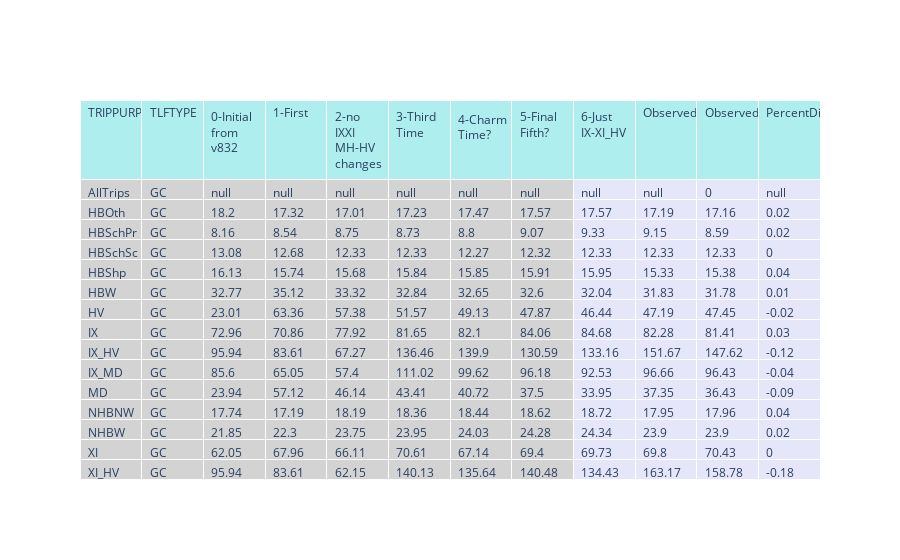
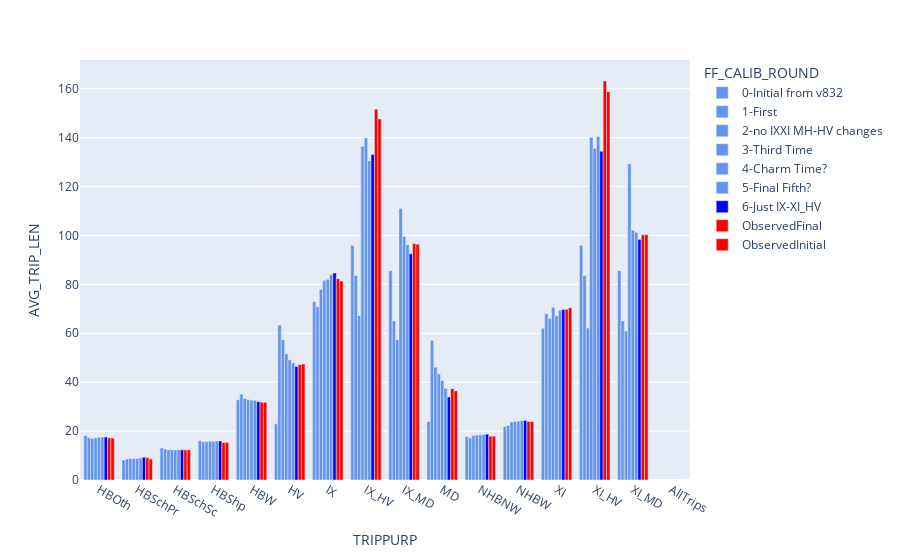

These figures' notebook cell, in order:
### Code cell
py.offline.init_notebook_mode(connected=True)

lstModOpt  = dfObsModelMerge['FF_CALIB_ROUND'].unique().tolist()
lstModOptShort1 = [round for round in lstModOpt if round != 'ObservedInitial']  
lstModOptShort = [round for round in lstModOptShort1 if round != 'ObservedFinal']  
lstTLFType   = dfObsModelMerge['TLFTYPE'].unique().tolist() # GC, Time, Dist
lstTripPurp  = dfTLF_Obs['TRIPPURP'].unique().tolist() # HBW, HBShp, HBOth,...
    
selectModelOption  = widgets.SelectMultiple(options=lstModOptShort, value=lstModOptShort, description='Model Run'   )
selectTLFOption    = widgets.SelectMultiple(options=lstTLFType    , value=('GC' ,)      , description='TLF Type'    )
selectTripPurp     = widgets.SelectMultiple(options=lstTripPurp   , value=lstTripPurp   , description='Trip Purpose')

widgets.interactive(update_df_mod_vs_obs,modeloption=selectModelOption, tlfoption=selectTLFOption, trippurpoption=selectTripPurp)

#OBSERVED RED COLOR

### Figure 1 — Plotly figure (JSON) as saved in the notebook; plotly's stock layout.template omitted (floating-point values rounded to 4 significant figures; data arrays with more than 128 entries replaced by an {"elided": "..."} marker saying what was removed)
{"data": [{"cells": {"align": "left", "fill": {"color": ["lightgrey", "lightgrey", "lightgrey", "lightgrey", "lightgrey", "lightgrey", "lightgrey", "lightgrey", "lavender", "lavender", "lavender"]}, "values": {"elided": "12x16 mixed values"}}, "header": {"align": "left", "fill": {"color": "paleturquoise"}, "values": ["TRIPPURP", "TLFTYPE", "0-Initial from v832", "1-First", "2-no IXXI MH-HV changes", "3-Third Time", "4-Charm Time?", "5-Final Fifth?", "6-Just IX-XI_HV", "ObservedFinal", "ObservedInitial", "PercentDiff"]}, "type": "table"}], "layout": {}}

### Figure 2 — Plotly figure (JSON) as saved in the notebook; plotly's stock layout.template omitted (floating-point values rounded to 4 significant figures)
{"data": [{"alignmentgroup": "True", "hovertemplate": "FF_CALIB_ROUND=0-Initial from v832<br>TRIPPURP=%{x}<br>AVG_TRIP_LEN=%{y}<extra></extra>", "legendgroup": "0-Initial from v832", "marker": {"color": "cornflowerblue", "pattern": {"shape": ""}}, "name": "0-Initial from v832", "offsetgroup": "0-Initial from v832", "orientation": "v", "showlegend": true, "textposition": "auto", "type": "bar", "x": ["HBOth", "HBSchPr", "HBSchSc", "HBShp", "HBW", "HV", "IX", "IX_HV", "IX_MD", "MD", "NHBNW", "NHBW", "XI", "XI_HV", "XI_MD"], "xaxis": "x", "y": [18.2, 8.165, 13.08, 16.13, 32.77, 23.01, 72.96, 95.94, 85.6, 23.94, 17.74, 21.85, 62.05, 95.94, 85.6], "yaxis": "y"}, {"alignmentgroup": "True", "hovertemplate": "FF_CALIB_ROUND=1-First<br>TRIPPURP=%{x}<br>AVG_TRIP_LEN=%{y}<extra></extra>", "legendgroup": "1-First", "marker": {"color": "cornflowerblue", "pattern": {"shape": ""}}, "name": "1-First", "offsetgroup": "1-First", "orientation": "v", "showlegend": true, "textposition": "auto", "type": "bar", "x": ["HBOth", "HBSchPr", "HBSchSc", "HBShp", "HBW", "HV", "IX", "IX_HV", "IX_MD", "MD", "NHBNW", "NHBW", "XI", "XI_HV", "XI_MD"], "xaxis": "x", "y": [17.32, 8.539, 12.68, 15.74, 35.12, 63.36, 70.86, 83.61, 65.05, 57.12, 17.19, 22.3, 67.96, 83.61, 65.05], "yaxis": "y"}, {"alignmentgroup": "True", "hovertemplate": "FF_CALIB_ROUND=2-no IXXI MH-HV changes<br>TRIPPURP=%{x}<br>AVG_TRIP_LEN=%{y}<extra></extra>", "legendgroup": "2-no IXXI MH-HV changes", "marker": {"color": "cornflowerblue", "pattern": {"shape": ""}}, "name": "2-no IXXI MH-HV changes", "offsetgroup": "2-no IXXI MH-HV changes", "orientation": "v", "showlegend": true, "textposition": "auto", "type": "bar", "x": ["HBOth", "HBSchPr", "HBSchSc", "HBShp", "HBW", "HV", "IX", "IX_HV", "IX_MD", "MD", "NHBNW", "NHBW", "XI", "XI_HV", "XI_MD"], "xaxis": "x", "y": [17.01, 8.75, 12.33, 15.68, 33.32, 57.38, 77.92, 67.27, 57.4, 46.14, 18.19, 23.75, 66.11, 62.15, 60.89], "yaxis": "y"}, {"alignmentgroup": "True", "hovertemplate": "FF_CALIB_ROUND=3-Third Time<br>TRIPPURP=%{x}<br>AVG_TRIP_LEN=%{y}<extra></extra>", "legendgroup": "3-Third Time", "marker": {"color": "cornflowerblue", "pattern": {"shape": ""}}, "name": "3-Third Time", "offsetgroup": "3-Third Time", "orientation": "v", "showlegend": true, "textposition": "auto", "type": "bar", "x": ["HBOth", "HBSchPr", "HBSchSc", "HBShp", "HBW", "HV", "IX", "IX_HV", "IX_MD", "MD", "NHBNW", "NHBW", "XI", "XI_HV", "XI_MD"], "xaxis": "x", "y": [17.23, 8.732, 12.33, 15.84, 32.84, 51.57, 81.65, 136.5, 111.0, 43.41, 18.36, 23.95, 70.61, 140.1, 129.3], "yaxis": "y"}, {"alignmentgroup": "True", "hovertemplate": "FF_CALIB_ROUND=4-Charm Time?<br>TRIPPURP=%{x}<br>AVG_TRIP_LEN=%{y}<extra></extra>", "legendgroup": "4-Charm Time?", "marker": {"color": "cornflowerblue", "pattern": {"shape": ""}}, "name": "4-Charm Time?", "offsetgroup": "4-Charm Time?", "orientation": "v", "showlegend": true, "textposition": "auto", "type": "bar", "x": ["HBOth", "HBSchPr", "HBSchSc", "HBShp", "HBW", "HV", "IX", "IX_HV", "IX_MD", "MD", "NHBNW", "NHBW", "XI", "XI_HV", "XI_MD"], "xaxis": "x", "y": [17.47, 8.797, 12.27, 15.85, 32.65, 49.13, 82.1, 139.9, 99.62, 40.72, 18.44, 24.03, 67.14, 135.6, 102.1], "yaxis": "y"}, {"alignmentgroup": "True", "hovertemplate": "FF_CALIB_ROUND=5-Final Fifth?<br>TRIPPURP=%{x}<br>AVG_TRIP_LEN=%{y}<extra></extra>", "legendgroup": "5-Final Fifth?", "marker": {"color": "cornflowerblue", "pattern": {"shape": ""}}, "name": "5-Final Fifth?", "offsetgroup": "5-Final Fifth?", "orientation": "v", "showlegend": true, "textposition": "auto", "type": "bar", "x": ["HBOth", "HBSchPr", "HBSchSc", "HBShp", "HBW", "HV", "IX", "IX_HV", "IX_MD", "MD", "NHBNW", "NHBW", "XI", "XI_HV", "XI_MD"], "xaxis": "x", "y": [17.57, 9.067, 12.32, 15.91, 32.6, 47.87, 84.06, 130.6, 96.18, 37.5, 18.62, 24.28, 69.4, 140.5, 101.3], "yaxis": "y"}, {"alignmentgroup": "True", "hovertemplate": "FF_CALIB_ROUND=6-Just IX-XI_HV<br>TRIPPURP=%{x}<br>AVG_TRIP_LEN=%{y}<extra></extra>", "legendgroup": "6-Just IX-XI_HV", "marker": {"color": "blue", "pattern": {"shape": ""}}, "name": "6-Just IX-XI_HV", "offsetgroup": "6-Just IX-XI_HV", "orientation": "v", "showlegend": true, "textposition": "auto", "type": "bar", "x": ["HBOth", "HBSchPr", "HBSchSc", "HBShp", "HBW", "HV", "IX", "IX_HV", "IX_MD", "MD", "NHBNW", "NHBW", "XI", "XI_HV", "XI_MD"], "xaxis": "x", "y": [17.57, 9.331, 12.33, 15.95, 32.04, 46.44, 84.68, 133.2, 92.53, 33.95, 18.72, 24.34, 69.73, 134.4, 98.34], "yaxis": "y"}, {"alignmentgroup": "True", "hovertemplate": "FF_CALIB_ROUND=ObservedFinal<br>TRIPPURP=%{x}<br>AVG_TRIP_LEN=%{y}<extra></extra>", "legendgroup": "ObservedFinal", "marker": {"color": "red", "pattern": {"shape": ""}}, "name": "ObservedFinal", "offsetgroup": "ObservedFinal", "orientation": "v", "showlegend": true, "textposition": "auto", "type": "bar", "x": ["HBOth", "HBSchPr", "HBSchSc", "HBShp", "HBW", "HV", "IX", "IX_HV", "IX_MD", "MD", "NHBNW", "NHBW", "XI", "XI_HV", "XI_MD"], "xaxis": "x", "y": [17.19, 9.15, 12.33, 15.33, 31.83, 47.19, 82.28, 151.7, 96.66, 37.35, 17.95, 23.9, 69.8, 163.2, 100.3], "yaxis": "y"}, {"alignmentgroup": "True", "hovertemplate": "FF_CALIB_ROUND=ObservedInitial<br>TRIPPURP=%{x}<br>AVG_TRIP_LEN=%{y}<extra></extra>", "legendgroup": "ObservedInitial", "marker": {"color": "red", "pattern": {"shape": ""}}, "name": "ObservedInitial", "offsetgroup": "ObservedInitial", "orientation": "v", "showlegend": true, "textposition": "auto", "type": "bar", "x": ["AllTrips", "HBOth", "HBSchPr", "HBSchSc", "HBShp", "HBW", "HV", "IX", "IX_HV", "IX_MD", "MD", "NHBNW", "NHBW", "XI", "XI_HV", "XI_MD"], "xaxis": "x", "y": [0, 17.16, 8.594, 12.33, 15.38, 31.78, 47.45, 81.41, 147.6, 96.43, 36.43, 17.96, 23.9, 70.43, 158.8, 100.3], "yaxis": "y"}], "layout": {"barmode": "group", "legend": {"title": {"text": "FF_CALIB_ROUND"}, "tracegroupgap": 0}, "margin": {"t": 60}, "xaxis": {"anchor": "y", "domain": [0, 1], "title": {"text": "TRIPPURP"}}, "yaxis": {"anchor": "x", "domain": [0, 1], "title": {"text": "AVG_TRIP_LEN"}}}}
